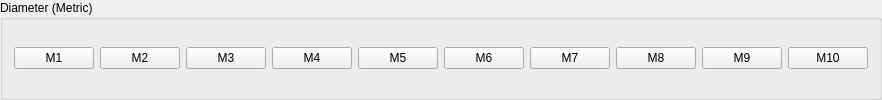
             <widget class="QGroupBox" name="MetricMeasurements_4">
              <property name="title">
               <string>Diameter (Metric)</string>
              </property>
              <layout class="QGridLayout" name="gridLayout_11">
               <item row="0" column="0">
                <widget class="QPushButton" name="pushButton_71">
                 <property name="text">
                  <string>M1</string>
                 </property>
                </widget>
               </item>
               <item row="0" column="1">
                <widget class="QPushButton" name="pushButton_72">
                 <property name="text">
                  <string>M2</string>
                 </property>
                 <property name="checkable">
                  <bool>true</bool>
                 </property>
                </widget>
               </item>
               <item row="0" column="2">
                <widget class="QPushButton" name="pushButton_133">
                 <property name="text">
                  <string>M3</string>
                 </property>
                </widget>
               </item>
               <item row="0" column="3">
                <widget class="QPushButton" name="pushButton_134">
                 <property name="text">
                  <string>M4</string>
                 </property>
                </widget>
               </item>
               <item row="0" column="4">
                <widget class="QPushButton" name="pushButton_135">
                 <property name="text">
                  <string>M5</string>
                 </property>
                </widget>
               </item>
               <item row="0" column="5">
                <widget class="QPushButton" name="pushButton_136">
                 <property name="text">
                  <string>M6</string>
                 </property>
                </widget>
               </item>
               <item row="0" column="6">
                <widget class="QPushButton" name="pushButton_137">
                 <property name="text">
                  <string>M7</string>
                 </property>
                 <property name="checkable">
                  <bool>true</bool>
                 </property>
                </widget>
               </item>
               <item row="0" column="7">
                <widget class="QPushButton" name="pushButton_138">
                 <property name="text">
                  <string>M8</string>
                 </property>
                </widget>
               </item>
               <item row="0" column="8">
                <widget class="QPushButton" name="pushButton_139">
                 <property name="text">
                  <string>M9</string>
                 </property>
                </widget>
               </item>
               <item row="0" column="9">
                <widget class="QPushButton" name="pushButton_140">
                 <property name="text">
                  <string>M10</string>
                 </property>
                </widget>
               </item>
              </layout>
             </widget>
